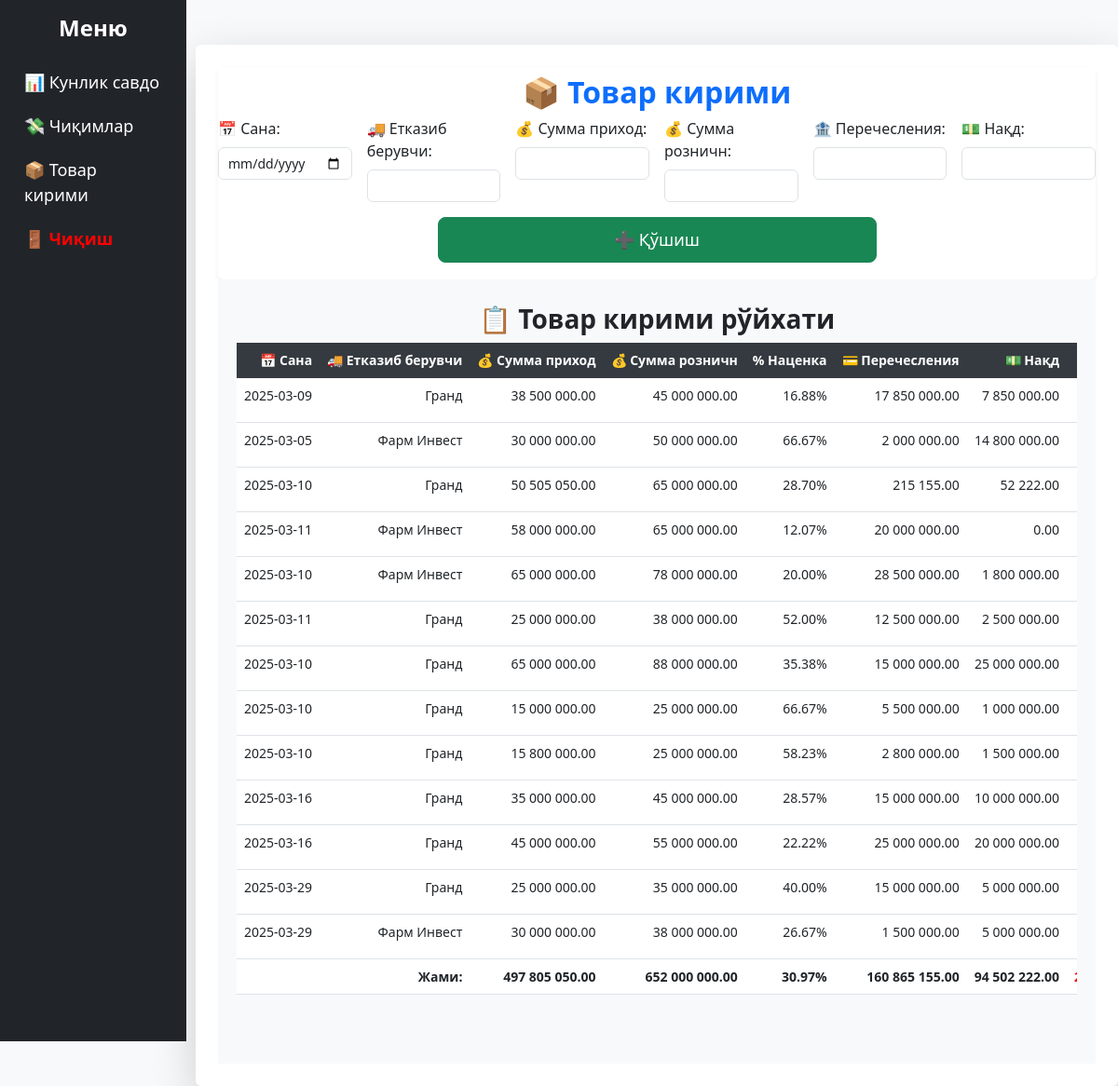
Page /product_income on the committed database.
### tables this page shows
CREATE TABLE product_income (
            id INTEGER PRIMARY KEY AUTOINCREMENT,
            sana TEXT NOT NULL,
            yetkazib_beruvchi TEXT NOT NULL,
            summa_prixod REAL NOT NULL,
            perechesleniya REAL DEFAULT 0,
            nakd_pul REAL DEFAULT 0,
            qarz REAL NOT NULL
        , summa_roznichn REAL DEFAULT 0, natsenka REAL DEFAULT 0, nacenka REAL DEFAULT 0);

### routes.py (the view)
@bp.route("/product_income")
def product_income():
    conn = get_db_connection()
    income_list = conn.execute("SELECT * FROM product_income").fetchall()
    income_list = [dict(row) for row in income_list]
    for row in income_list:
        row["natsenka"] = ((float(row["summa_roznichn"]) - float(row["summa_prixod"])) / float(row["summa_prixod"]) * 100) if float(row["summa_prixod"]) > 0 else 0
    total_summa_prixod = sum(float(row["summa_prixod"]) for row in income_list)
    total_summa_roznichn = sum(float(row["summa_roznichn"]) for row in income_list)
    total_perechesleniya = sum(float(row["perechesleniya"]) for row in income_list)
    total_nakd_pul = sum(float(row["nakd_pul"]) for row in income_list)
    total_qarz = sum(float(row["qarz"]) for row in income_list)
    total_natsenka= ((total_summa_roznichn - total_summa_prixod) / total_summa_prixod * 100) if total_summa_prixod > 0 else 0
    conn.close()
    return render_template(
        "product_income.html",
        income_list=income_list,
        total_summa_prixod=format_number(total_summa_prixod),
        total_summa_roznichn=format_number(total_summa_roznichn),
        total_natsenka=total_natsenka,  # ✅ Умумий наценка
        total_perechesleniya=format_number(total_perechesleniya),
        total_nakd_pul=format_number(total_nakd_pul),
        total_qarz=format_number(total_qarz),
        format_number=format_number
    )

### app.py (called while the page is built)
@app.before_request
def update_user_activity():
    if "user_id" in session and "username" in session:
        conn = get_db_connection()
        conn.execute("""
            INSERT OR REPLACE INTO users_online (user_id, username, last_active)
            VALUES (?, ?, ?)
        """, (session["user_id"], session["username"], datetime.now()))
        conn.commit()
        conn.close()

@app.before_request
def update_user_online():
    if "user_id" in session:
        conn = get_db_connection()
        conn.execute("""
            INSERT OR REPLACE INTO users_online (user_id, username, last_active)
            VALUES (?, ?, ?)
        """, (session["user_id"], session["username"], datetime.now()))
        conn.commit()
        conn.close()

### database.py (called while the page is built)
def get_db_connection():
    conn = sqlite3.connect(DATABASE)
    conn.row_factory = sqlite3.Row  # JSON formatda natija qaytarish uchun
    return conn

### routes.py (called while the page is built)
def format_number(value):
    try:
        return "{:,.2f}".format(float(value)).replace(",", " ")
    except (ValueError, TypeError):
        return value

### templates/product_income.html (shortened to what this page needs)
<!DOCTYPE html>
<html lang="uz">
<head>
    <link href="https://cdn.jsdelivr.net/npm/bootstrap@5.3.0/dist/css/bootstrap.min.css" rel="stylesheet">
    <link rel="stylesheet" href="{{ url_for('static', filename='style.css') }}">
</head>
<body class="bg-light">
    <div class="d-flex">
        <div class="sidebar bg-dark text-white p-3">
            <h4 class="text-center">Меню</h4>
            <ul class="nav flex-column">
                <li class="nav-item"><a href="{{ url_for('routes.index') }}" class="nav-link text-white">📊 Кунлик савдо</a></li>
                <li class="nav-item"><a href="{{ url_for('routes.expenses') }}" class="nav-link text-white">💸 Чиқимлар</a></li>
                <li class="nav-item"><a href="{{ url_for('routes.product_income') }}" class="nav-link text-white">📦 Товар кирими</a></li>
                <li class="nav-item"><a href="{{ url_for('routes.logout') }}" class="nav-link text-danger">🚪 Чиқиш</a></li>
            </ul>
        </div>
        <div class="container-fluid mt-5 p-4 bg-white shadow-lg rounded">
            <div class="product-income-container sticky-top bg-white shadow-sm rounded py-2">
                <h2 class="text-center text-primary">📦 Товар кирими</h2>
                <form method="POST" action="{{ url_for('routes.add_product_income') }}" class="product-income-form row g-3">
                    <div class="col-md-2">
                        <label for="sana" class="form-label">📅 Сана:</label>
                        <input type="date" id="sana" name="sana" class="form-control" required>
                    </div>
                    <div class="col-md-2">
                        <label for="yetkazib_beruvchi" class="form-label">🚚 Етказиб берувчи:</label>
                        <input type="text" id="yetkazib_beruvchi" name="yetkazib_beruvchi" class="form-control" required>
                    </div>
                    <div class="col-md-2">
                        <label for="summa_prixod" class="form-label">💰 Сумма приход:</label>
                        <input type="number" id="summa_prixod" name="summa_prixod" class="form-control" step="0.01" required>
                    </div>
                    <div class="col-md-2">
                        <label for="summa_roznichn" class="form-label">💰 Сумма розничн:</label>
                        <input type="number" id="summa_roznichn" name="summa_roznichn" class="form-control" step="0.01" required>
                    </div>
                    <div class="col-md-2">
                        <label for="perechesleniya" class="form-label">🏦 Перечесления:</label>
                        <input type="number" id="perechesleniya" name="perechesleniya" class="form-control" step="0.01" required>
                    </div>
                    <div class="col-md-2">
                        <label for="nakd_pul" class="form-label">💵 Нақд:</label>
                        <input type="number" id="nakd_pul" name="nakd_pul" class="form-control" step="0.01" required>
                    </div>
                    <div class="col-12 text-center">
                        <button type="submit" class="btn btn-success w-50">➕ Қўшиш</button>
                    </div>
                </form>
            </div>
            <div class="container-fluid product-income-container">
                <h3 class="text-center mt-3 text-dark">📋 Товар кирими рўйхати</h3>
                <div class="table-responsive mt-3">
                    <table class="table product-income-table">
                        <thead class="table-dark">
                            <tr>
                                <th>📅 Сана</th>
                                <th>🚚 Етказиб берувчи</th>
                                <th>💰 Сумма приход</th>
                                <th>💰 Сумма розничн</th>
                                <th>% Наценка</th>
                                <th>💳 Перечесления</th>
                                <th>💵 Нақд</th>
                                <th>❗ Қарз</th>
                            </tr>
                        </thead>
                        <tbody>
                            {% for item in income_list %}
                            <tr>
                                <td>{{ item.sana }}</td>
                                <td>{{ item.yetkazib_beruvchi }}</td>
                                <td>{{ format_number(item.summa_prixod) }}</td>
                                <td>{{ format_number(item.summa_roznichn) }}</td>
                                <td>{{ "%.2f"|format(item.natsenka) }}%</td>
                                <td>{{ format_number(item.perechesleniya) }}</td>
                                <td>{{ format_number(item.nakd_pul) }}</td>
                                <td class="text-danger fw-bold">{{ format_number(item.qarz) }}</td>
                            </tr>
                            {% endfor %}
                        </tbody>
                        <tfoot>
                            <tr>
                                <td colspan="2"><b>Жами:</b></td>
                                <td><b>{{ format_number(total_summa_prixod) }}</b></td>
                                <td><b>{{ format_number(total_summa_roznichn) }}</b></td>
                                <td><b>{{ "%.2f"|format(total_natsenka) }}%</b></td>
                                <td><b>{{ format_number(total_perechesleniya) }}</b></td>
                                <td><b>{{ format_number(total_nakd_pul) }}</b></td>
                                <td><b class="text-danger">{{ format_number(total_qarz) }}</b></td>
                            </tr>
                        </tfoot>
                    </table>
                </div>
            </div>
        </div>
    </div>
</body>
</html>

### static/style.css (style rules this page uses)
body { background-color: #f8f9fa; }
h2, h3 { font-weight: bold; }
.sidebar { width: 200px; min-height: 100vh; position: fixed; left: 0; top: 0; z-index: 1050; }
.sidebar .nav-link { font-size: 18px; padding: 10px; border-radius: 5px; }
.sidebar h4 { text-align: center; margin-bottom: 20px; font-weight: bold; }
.btn-success, .btn-danger, .btn-warning { font-size: 18px; padding: 10px; border-radius: 8px; }
.table { width: 100%; table-layout: auto; font-size: 14px; }
.table th { background-color: #343a40 !important; color: white !important; text-align: center; position: sticky; top: 0; z-index: 10; }
.table td, .table th { padding: 8px; white-space: nowrap; text-align: right; font-size: 14px; }
.text-danger { font-weight: bold; color: red !important; }
.container-fluid { margin-left: 210px; padding: 20px; overflow: hidden; max-width: calc(100% - 210px); height: 100vh; display: flex; flex-direction: column; }
.table-responsive { flex-grow: 1; overflow-y: auto; overflow-x: hidden; }
.form-control { font-size: 14px; padding: 6px 10px; }
.product-income-container { position: sticky; top: 0; background-color: #f8f9fa; z-index: 1000; padding-top: 10px; padding-bottom: 10px; width: 100% !important; margin-left: 0 !important; margin-right: 0 !important; max-width: none !important; }
.product-income-table th { position: sticky; top: 0; background-color: #343a40 !important; color: #fff !important; z-index: 1020; }
.product-income-table td { padding: 8px !important; font-size: 14px !important; }
.product-income-table { font-size: 14px; width: 100% !important; table-layout: auto; }
.product-income-form { margin-bottom: 10px; }
.table-responsive { max-height: calc(100vh - 170px); overflow-y: auto; overflow-x: hidden; padding: 0 !important; margin: 0 !important; }
table thead th { position: sticky; top: 0; z-index: 10; background-color: #343a40 !important; color: white !important; }
body, html { overflow: hidden; height: 100%; }

### rows in the picture
product_income: sana "2025-03-09", yetkazib_beruvchi "Гранд", summa_prixod "38 500 000.00", summa_roznichn "45 000 000.00", natsenka "16.88", perechesleniya "17 850 000.00", nakd_pul "7 850 000.00"
product_income: sana "2025-03-05", yetkazib_beruvchi "Фарм Инвест", summa_prixod "30 000 000.00", summa_roznichn "50 000 000.00", natsenka "66.67", perechesleniya "2 000 000.00", nakd_pul "14 800 000.00"
product_income: sana "2025-03-10", yetkazib_beruvchi "Гранд", summa_prixod "50 505 050.00", summa_roznichn "65 000 000.00", natsenka "28.70", perechesleniya "215 155.00", nakd_pul "52 222.00"
product_income: sana "2025-03-11", yetkazib_beruvchi "Фарм Инвест", summa_prixod "58 000 000.00", summa_roznichn "65 000 000.00", natsenka "12.07", perechesleniya "20 000 000.00", nakd_pul "0.00"
product_income: sana "2025-03-10", yetkazib_beruvchi "Фарм Инвест", summa_prixod "65 000 000.00", summa_roznichn "78 000 000.00", natsenka "20.00", perechesleniya "28 500 000.00", nakd_pul "1 800 000.00"
product_income: sana "2025-03-11", yetkazib_beruvchi "Гранд", summa_prixod "25 000 000.00", summa_roznichn "38 000 000.00", natsenka "52.00", perechesleniya "12 500 000.00", nakd_pul "2 500 000.00"
product_income: sana "2025-03-10", yetkazib_beruvchi "Гранд", summa_prixod "65 000 000.00", summa_roznichn "88 000 000.00", natsenka "35.38", perechesleniya "15 000 000.00", nakd_pul "25 000 000.00"
product_income: sana "2025-03-10", yetkazib_beruvchi "Гранд", summa_prixod "15 000 000.00", summa_roznichn "25 000 000.00", natsenka "66.67", perechesleniya "5 500 000.00", nakd_pul "1 000 000.00"
product_income: sana "2025-03-10", yetkazib_beruvchi "Гранд", summa_prixod "15 800 000.00", summa_roznichn "25 000 000.00", natsenka "58.23", perechesleniya "2 800 000.00", nakd_pul "1 500 000.00"
product_income: sana "2025-03-16", yetkazib_beruvchi "Гранд", summa_prixod "35 000 000.00", summa_roznichn "45 000 000.00", natsenka "28.57", perechesleniya "15 000 000.00", nakd_pul "10 000 000.00"
product_income: sana "2025-03-16", yetkazib_beruvchi "Гранд", summa_prixod "45 000 000.00", summa_roznichn "55 000 000.00", natsenka "22.22", perechesleniya "25 000 000.00", nakd_pul "20 000 000.00"
product_income: sana "2025-03-29", yetkazib_beruvchi "Гранд", summa_prixod "25 000 000.00", summa_roznichn "35 000 000.00", natsenka "40.00", perechesleniya "15 000 000.00", nakd_pul "5 000 000.00"
product_income: sana "2025-03-29", yetkazib_beruvchi "Фарм Инвест", summa_prixod "30 000 000.00", summa_roznichn "38 000 000.00", natsenka "26.67", perechesleniya "1 500 000.00", nakd_pul "5 000 000.00"

### other values in the picture
{{ "%.2f"|format(total_natsenka) }} "30.97"
